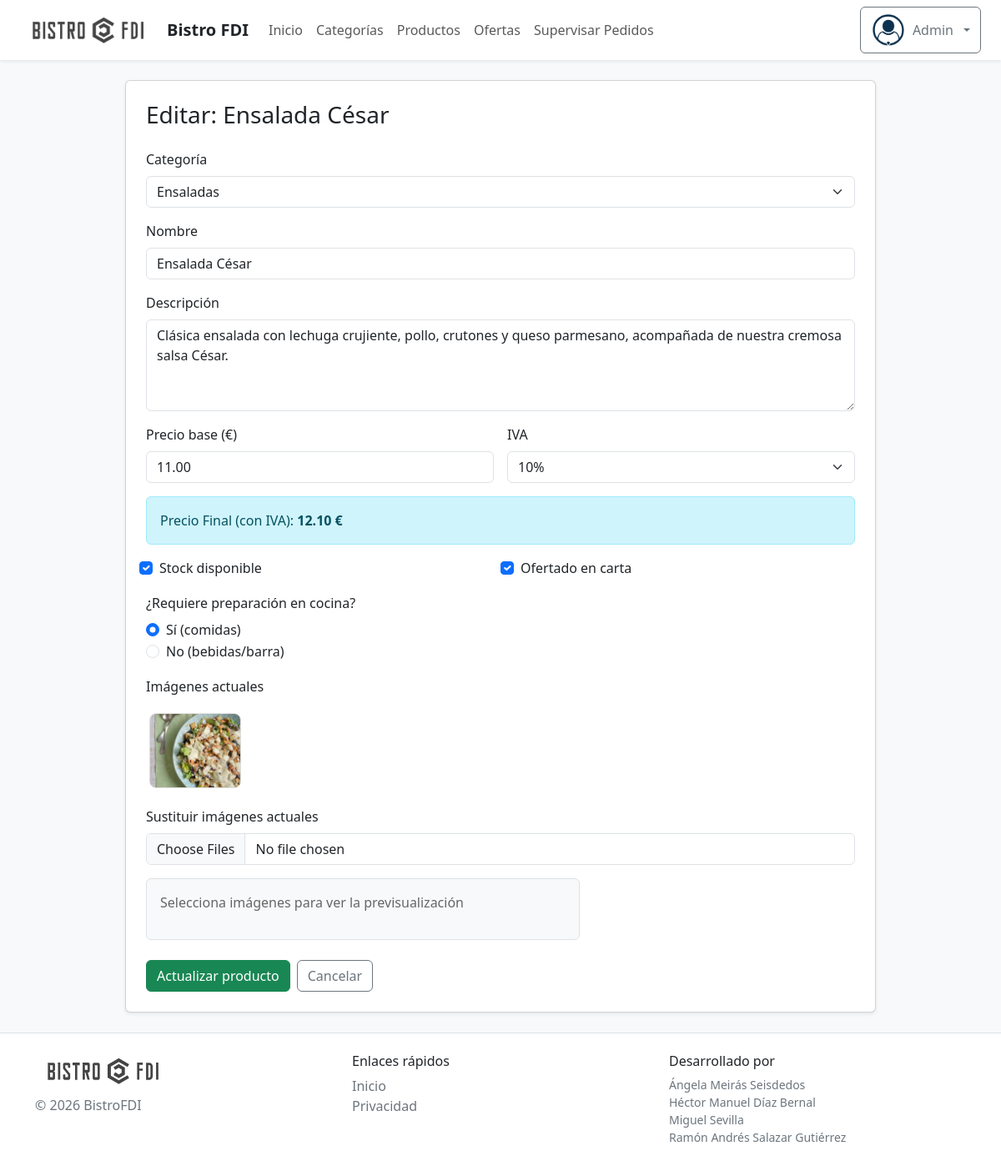
Page /includes/vistas/productos/apoyo/productos_actualizar.php?id=5 (signed in) on the committed database.
### tables this page shows
CREATE TABLE `productos` (
  `id` int(11) NOT NULL,
  `id_categoria` int(11) NOT NULL,
  `nombre` varchar(150) NOT NULL,
  `descripcion` text DEFAULT NULL,
  `precio_base` decimal(10,2) NOT NULL,
  `iva` int(11) NOT NULL CHECK (`iva` in (4,10,21)),
  `disponible` tinyint(1) DEFAULT 1,
  `ofertado` tinyint(1) DEFAULT 1,
  `cocinable` tinyint(1) DEFAULT 1
);

### includes/clases/SA/CategoriaSA.php (called while the page is built, shortened)
<?php
class CategoriaSA {
    private $dao;
    public function __construct($db_connection) {
        $this->dao = new CategoriaDAO($db_connection);
    }
    public function obtenerTodas() {
        return $this->dao->listarTodas();
    }
}

### includes/clases/DAO/CategoriaDAO.php (called while the page is built, shortened)
<?php
class CategoriaDAO {
    private $db;
    public function __construct($db_connection) {
        $this->db = $db_connection;
    }
    public function listarTodas() {
        $query = "SELECT * FROM categorias ORDER BY nombre ASC";
        $stmt = mysqli_prepare($this->db, $query);
        mysqli_stmt_execute($stmt);
        $res = mysqli_stmt_get_result($stmt);
        $categorias = [];
        while ($row = mysqli_fetch_assoc($res)) {
            $imagen = isset($row['imagen']) && !empty($row['imagen']) ? $row['imagen'] : 'categoria_default.jpg';
            $categorias[] = new Categoria(
                $row['id'],
                $row['nombre'],
                $row['descripcion'],
                $imagen,
                $row['activa'] ?? 1
            );
        }
        return $categorias;
    }
}

### includes/clases/DTO/Categoria.php (called while the page is built, shortened)
<?php
class Categoria {
    private $id;
    private $nombre;
    public function __construct($id, $nombre, $descripcion, $imagen = 'categoria_default.jpg', $activa = 1) {
        $this->id = $id;
        $this->nombre = $nombre;
    }
    public function getId() { return $this->id; }
    public function getNombre() { return $this->nombre; }
}

### includes/clases/DTO/Producto.php (called while the page is built, shortened)
<?php
class Producto {
    private $id_categoria;
    private $nombre;
    private $descripcion;
    private $precio_base;
    private $iva;
    private $disponible;
    private $ofertado;
    private $cocinable;
    private $imagenes = [];
    public function __construct($id, $id_cat, $nom, $desc, $pb, $iva, $disp, $ofert, $cocinable = 1, $cat_nom = '', $imagenes = []) {
        $this->id_categoria = $id_cat;
        $this->nombre = $nom;
        $this->descripcion = $desc;
        $this->precio_base = $pb;
        $this->iva = $iva;
        $this->disponible = $disp;
        $this->ofertado = $ofert;
        $this->cocinable = $cocinable;
        $this->imagenes = is_array($imagenes) ? $imagenes : [$imagenes];
    }
    public function getIdCategoria() { return $this->id_categoria; }
    public function getNombre() { return $this->nombre; }
    public function getDescripcion() { return $this->descripcion; }
    public function getPrecioBase() { return $this->precio_base; }
    public function getIva() { return $this->iva; }
    public function getDisponible() { return $this->disponible; }
    public function getOfertado() { return $this->ofertado; }
    public function getCocinable() { return $this->cocinable; }
    public function getImagenesArray() {
        return is_array($this->imagenes) ? $this->imagenes : [];
    }
}
?>

### includes/clases/DAO/ProductoDAO.php (called while the page is built, shortened)
<?php
class ProductoDAO {
    private $db;
    public function __construct($db_connection) {
        $this->db = $db_connection;
    }
    public function obtenerPorId($id) {
        $sql = "SELECT p.*, c.nombre as cat_nombre FROM productos p LEFT JOIN categorias c ON p.id_categoria = c.id WHERE p.id = ?";
        $stmt = mysqli_prepare($this->db, $sql);
        mysqli_stmt_bind_param($stmt, "i", $id);
        mysqli_stmt_execute($stmt);
        $res = mysqli_stmt_get_result($stmt);
        if ($row = mysqli_fetch_assoc($res)) {
            $imgSql = "SELECT ruta_imagen FROM productos_imagenes WHERE id_producto = ? ORDER BY orden";
            $imgStmt = mysqli_prepare($this->db, $imgSql);
            mysqli_stmt_bind_param($imgStmt, "i", $id);
            mysqli_stmt_execute($imgStmt);
            $imgRes = mysqli_stmt_get_result($imgStmt);
            $imagenes = [];
            while($imgRow = mysqli_fetch_assoc($imgRes)) {
                $imagenes[] = $imgRow['ruta_imagen'];
            }
            $cocinable = isset($row['cocinable']) ? $row['cocinable'] : 1;
            return new Producto($row['id'], $row['id_categoria'], $row['nombre'], $row['descripcion'],
                                $row['precio_base'], $row['iva'], $row['disponible'], $row['ofertado'],
                                $cocinable, $row['cat_nombre'], $imagenes);
        }
        return null;
    }
}

### includes/clases/SA/ProductoSA.php (called while the page is built, shortened)
<?php
class ProductoSA {
    private $dao;
    public function __construct($db_connection) {
        $this->dao = new ProductoDAO($db_connection);
    }
    public function buscarProducto($id) {
        return $this->dao->obtenerPorId($id);
    }
}

### includes/vistas/productos/apoyo/formularioActualizarProducto.php (the view, shortened to what this page needs)
<?php
require_once __DIR__ . '/../../comun/formularioBase.php';
class FormularioActualizarProducto extends formularioBase {
    private $db;
    private $producto;
    public function __construct($db_connection, $producto) {
        $this->db = $db_connection;
        $this->producto = $producto;
    }
    protected function generaCamposFormulario(&$datos) {
        $catSA = new CategoriaSA($this->db);
        $categorias = $catSA->obtenerTodas();
        $optionsCategorias = "";
        foreach($categorias as $cat) {
            $selected = ($cat->getId() == $this->producto->getIdCategoria()) ? "selected" : "";
            $optionsCategorias .= '<option value="'.$cat->getId().'" '.$selected.'>'.htmlspecialchars($cat->getNombre()).'</option>';
        }
        $ivaActual = $this->producto->getIva();
        $sel4 = ($ivaActual == 4) ? "selected" : "";
        $sel10 = ($ivaActual == 10) ? "selected" : "";
        $sel21 = ($ivaActual == 21) ? "selected" : "";
        $nombreVal = htmlspecialchars($this->producto->getNombre());
        $descVal = htmlspecialchars($this->producto->getDescripcion());
        $precioVal = $this->producto->getPrecioBase();
        $idVal = $this->producto->getId();
        $checkDisp = $this->producto->getDisponible() ? 'checked' : '';
        $checkOfert = $this->producto->getOfertado() ? 'checked' : '';
        $checkCocinableSi = $this->producto->getCocinable() ? 'checked' : '';
        $checkCocinableNo = !$this->producto->getCocinable() ? 'checked' : '';
        $imagenesActuales = $this->producto->getImagenesArray();
        $htmlImagenesActuales = "";
        if (empty($imagenesActuales)) {
            $htmlImagenesActuales = "<p style='color:#666;'>Este producto no tiene imágenes cargadas.</p>";
        } else {
            foreach ($imagenesActuales as $imgActual) {
                $rutaImg = RUTA_IMG . "/productos/" . htmlspecialchars($imgActual);
                $htmlImagenesActuales .= "<img src='{$rutaImg}' alt='Imagen actual de {$nombreVal}' style='width:110px; height:90px; object-fit:cover; border-radius:8px; border:1px solid #ddd; margin:4px;'>";
            }
        }
        $htmlErroresGlobales = self::generaListaErroresGlobales($this->errores);
        return <<<EOF
        $htmlErroresGlobales
        <div class="card shadow-sm mx-auto" style="max-width: 900px;">
        <div class="card-body p-4">
            <input type="hidden" name="id" value="$idVal">
            <h1 class="h3 mb-4">Editar: $nombreVal</h1>
            <div class="mb-3">
            <label class="form-label">Categoría</label>
            <select class="form-select" name="id_categoria">
                $optionsCategorias
            </select>
            </div>
            <div class="mb-3">
            <label class="form-label">Nombre</label>
            <input class="form-control" type="text" name="nombre" value="$nombreVal" required>
            </div>
            <div class="mb-3">
            <label class="form-label">Descripción</label>
            <textarea class="form-control" name="descripcion" rows="4" required>$descVal</textarea>
            </div>
            <div class="row g-3">
            <div class="col-12 col-md-6">
            <label class="form-label">Precio base (€)</label>
            <input class="form-control" type="number" step="0.01" name="precio_base" id="p_base" value="$precioVal" oninput="recalcular()" required>
            </div>
            <div class="col-12 col-md-6">
            <label class="form-label">IVA</label>
            <select class="form-select" name="iva" id="p_iva" onchange="recalcular()">
                <option value="4" $sel4>4%</option>
                <option value="10" $sel10>10%</option>
                <option value="21" $sel21>21%</option>
            </select>
            </div>
            </div>
            <div class="alert alert-info mt-3">
                Precio Final (con IVA): <strong id="p_final">0.00 €</strong>
            </div>
            <div class="row g-3 mb-3">
                <div class="col-12 col-md-6 form-check">
                    <input class="form-check-input" id="disponible" type="checkbox" name="disponible" value="1" $checkDisp>
                    <label class="form-check-label" for="disponible">Stock disponible</label>
                </div>
                <div class="col-12 col-md-6 form-check">
                    <input class="form-check-input" id="ofertado" type="checkbox" name="ofertado" value="1" $checkOfert>
                    <label class="form-check-label" for="ofertado">Ofertado en carta</label>
                </div>
            </div>
            <fieldset class="mb-3">
                <legend class="form-label fs-6">¿Requiere preparación en cocina?</legend>
                <div class="form-check">
                    <input class="form-check-input" id="cocinable-si" type="radio" name="cocinable" value="1" $checkCocinableSi>
                    <label class="form-check-label" for="cocinable-si">Sí (comidas)</label>
                </div>
                <div class="form-check">
                    <input class="form-check-input" id="cocinable-no" type="radio" name="cocinable" value="0" $checkCocinableNo>
                    <label class="form-check-label" for="cocinable-no">No (bebidas/barra)</label>
                </div>
            </fieldset>
            <label class="form-label">Imágenes actuales</label>
            <div style="display:flex; gap:8px; flex-wrap:wrap; margin:8px 0 18px 0;">
                $htmlImagenesActuales
            </div>
            <div class="mb-3">
            <label class="form-label">Sustituir imágenes actuales</label>
            <input class="form-control" type="file" name="imagenes[]" id="input_imagenes" accept="image/*" multiple onchange="previsualizarImagenes(this)">
            </div>
            <div class="position-relative bg-light border rounded p-3 mb-4" style="max-width: 520px;">
                <div id="carrusel_previsualizacion">
                    <p style="color: #666;">Selecciona imágenes para ver la previsualización</p>
                </div>
            </div>
            <div class="d-flex flex-wrap gap-2">
                <button class="btn btn-success" type="submit">Actualizar producto</button>
                <a href="../productos_gerente.php" class="btn btn-outline-secondary">Cancelar</a>
            </div>
        </div>
        </div>
EOF;
    }
}

### rows in the picture
productos: nombre "Ensalada César", descripcion "Clásica ensalada con lechuga crujiente, pollo, crutones y queso parmesano, acompañada de nuestra cremosa salsa César.", precio_base "11.00"

### other values in the picture
$_SESSION['usuario']->nombre() "Admin"
form field id_categoria "Ensaladas"
